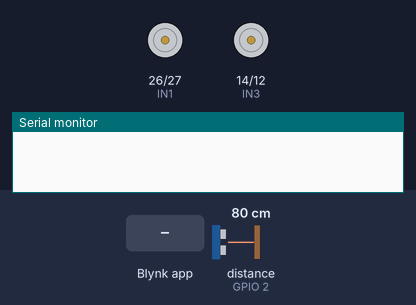
Bench run of a sketch on a simulated ESP32. Shown: motor-driver pin pairs drawn as motors (green arrow = first pin HIGH = forward, orange = second pin HIGH = backward, longer = more drive, scaled by the enable pin), the last lines printed to the serial monitor. Inputs (shaded band) come from the test bench; at power-on: distance to the obstacle (sensor on GPIO 2) 80 cm. The echo pulse lasts 58.3 µs per cm; WiFi joins after 1.5 s; servers stay silent unless stated.

Above: at 3.0 s.
3.1 s: Blynk app writes 1 to V4
At 3.9 s:
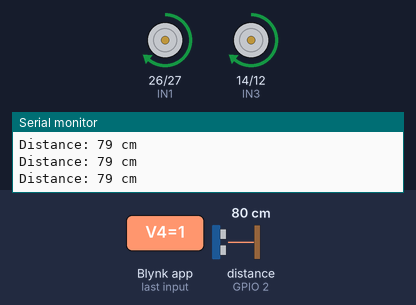
4.6 s: distance to the obstacle (sensor on GPIO 2) set to 17 cm
6.1 s: distance to the obstacle (sensor on GPIO 2) set to 13 cm
At 7.2 s:
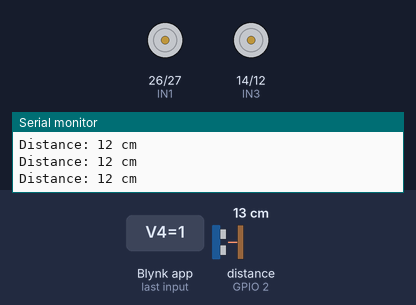
7.6 s: distance to the obstacle (sensor on GPIO 2) set to 18 cm
At 8.4 s:
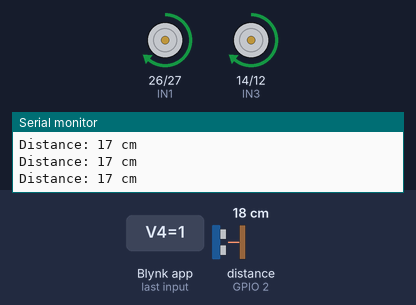
9.1 s: distance to the obstacle (sensor on GPIO 2) set to 2 cm
At 9.4 s:
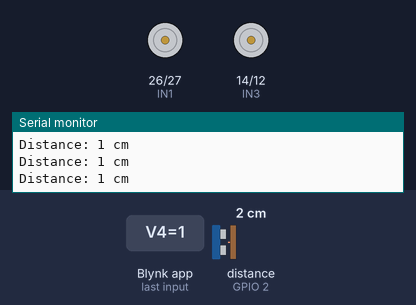
Timing chart, 0 to 11.6 s (numbered marks = the images above; inputs shaded):
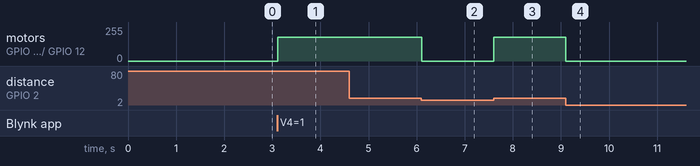

The sketch:

Cruise_Control.ino
```cpp
#define BLYNK_TEMPLATE_ID "TMPL34V4BYxmK"
#define BLYNK_TEMPLATE_NAME "car"
#define BLYNK_AUTH_TOKEN "KbfsEgtu3P8d2r2jFJ__MhfkW1rSIGfa"

#include <WiFi.h>
#include <BlynkSimpleEsp32.h>

char ssid[] = "Abhiram A23";
char pass[] = "12345678";

// Motor pins
#define IN1 26
#define IN2 27
#define ENA 25
#define IN3 14
#define IN4 12
#define ENB 33

// Ultrasonic sensor pins
#define trigPin 4
#define echoPin 2

bool forwardCmd = false;
bool backwardCmd = false;
bool leftCmd = false;
bool rightCmd = false;
bool cruiseMode = false;

BlynkTimer timer;

void setup() {
  Serial.begin(115200);
  Blynk.begin(BLYNK_AUTH_TOKEN, ssid, pass);

  pinMode(IN1, OUTPUT);
  pinMode(IN2, OUTPUT);
  pinMode(ENA, OUTPUT);
  pinMode(IN3, OUTPUT);
  pinMode(IN4, OUTPUT);
  pinMode(ENB, OUTPUT);

  pinMode(trigPin, OUTPUT);
  pinMode(echoPin, INPUT);

  timer.setInterval(100L, driveControl);
}

// Movement functions
void moveForward(int speed = 200) {
  analogWrite(ENA, speed);
  analogWrite(ENB, speed);
  digitalWrite(IN1, HIGH);
  digitalWrite(IN2, LOW);
  digitalWrite(IN3, HIGH);
  digitalWrite(IN4, LOW);
}

void moveBackward() {
  analogWrite(ENA, 200);
  analogWrite(ENB, 200);
  digitalWrite(IN1, LOW);
  digitalWrite(IN2, HIGH);
  digitalWrite(IN3, LOW);
  digitalWrite(IN4, HIGH);
}

void turnLeft() {
  analogWrite(ENA, 0);
  analogWrite(ENB, 200);
  digitalWrite(IN1, LOW);
  digitalWrite(IN2, LOW);
  digitalWrite(IN3, HIGH);
  digitalWrite(IN4, LOW);
}

void turnRight() {
  analogWrite(ENA, 200);
  analogWrite(ENB, 0);
  digitalWrite(IN1, HIGH);
  digitalWrite(IN2, LOW);
  digitalWrite(IN3, LOW);
  digitalWrite(IN4, LOW);
}

void stopMotors() {
  analogWrite(ENA, 0);
  analogWrite(ENB, 0);
  digitalWrite(IN1, LOW);
  digitalWrite(IN2, LOW);
  digitalWrite(IN3, LOW);
  digitalWrite(IN4, LOW);
}

long readDistanceCM() {
  digitalWrite(trigPin, LOW);
  delayMicroseconds(2);
  digitalWrite(trigPin, HIGH);
  delayMicroseconds(10);
  digitalWrite(trigPin, LOW);

  long duration = pulseIn(echoPin, HIGH, 20000); // Timeout after 20ms
  long distance = duration * 0.034 / 2;
  return distance;
}

void driveControl() {
  if (cruiseMode) {
    long distance = readDistanceCM();
    Serial.print("Distance: ");
    Serial.print(distance);
    Serial.println(" cm");

    if (distance < 15) {
      stopMotors();
      Blynk.virtualWrite(V5, "Obstacle detected - Slow down");
    } else {
      moveForward(180);  // Cruise speed
      Blynk.virtualWrite(V5, "Cruise mode: Moving forward");
    }
  } else if (forwardCmd) {
    moveForward();
  } else if (backwardCmd) {
    moveBackward();
  } else if (leftCmd) {
    turnLeft();
  } else if (rightCmd) {
    turnRight();
  } else {
    stopMotors();
    Blynk.virtualWrite(V5, "Stopped");
  }
}

// Blynk button handlers
BLYNK_WRITE(V0) { forwardCmd = param.asInt(); }
BLYNK_WRITE(V1) { backwardCmd = param.asInt(); }
BLYNK_WRITE(V2) { leftCmd = param.asInt(); }
BLYNK_WRITE(V3) { rightCmd = param.asInt(); }
BLYNK_WRITE(V4) { cruiseMode = param.asInt(); }

void loop() {
  Blynk.run();
  timer.run();
}
```

Measured:
- the behaviour switches between 16 and 15 cm on distance to the obstacle (sensor on GPIO 2) (found by bisection; images 1 and 2)
- after the input at 3.1 s, motor on GPIO 26 (IN1) / GPIO 27 (IN2), motor on GPIO 14 (IN3) / GPIO 12 (IN4): stopped → forward 180/255 at once
- after the input at 6.1 s, motor on GPIO 26 (IN1) / GPIO 27 (IN2), motor on GPIO 14 (IN3) / GPIO 12 (IN4): forward 180/255 → stopped at once
- after the input at 7.6 s, motor on GPIO 26 (IN1) / GPIO 27 (IN2), motor on GPIO 14 (IN3) / GPIO 12 (IN4): stopped → forward 180/255 at once
- after the input at 9.1 s, motor on GPIO 26 (IN1) / GPIO 27 (IN2), motor on GPIO 14 (IN3) / GPIO 12 (IN4): forward 180/255 → stopped at once
